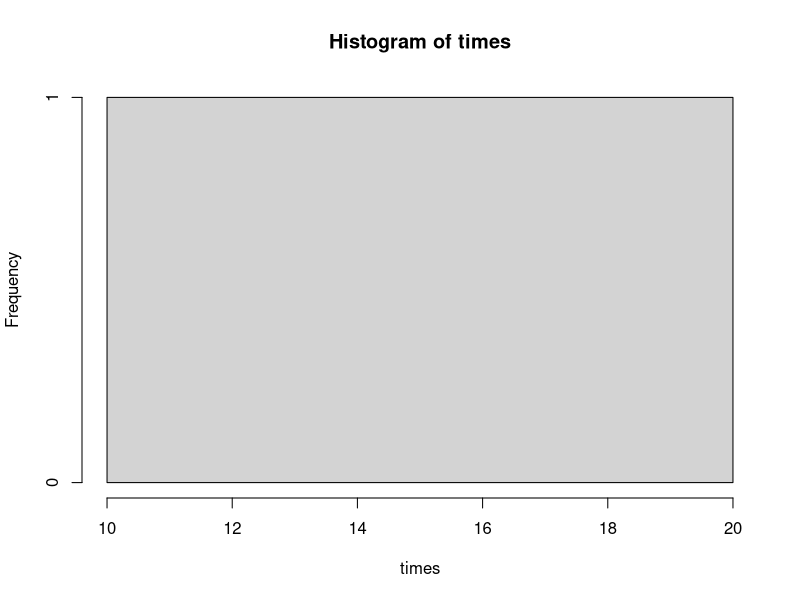
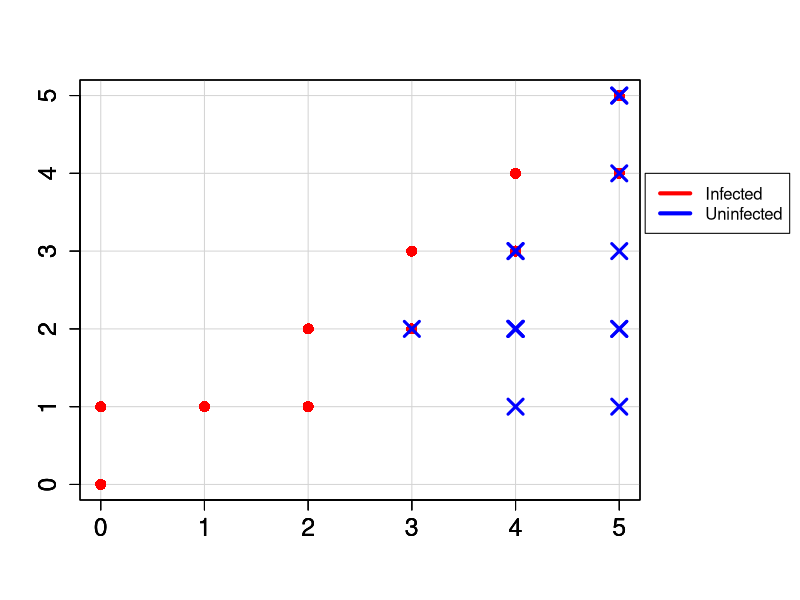
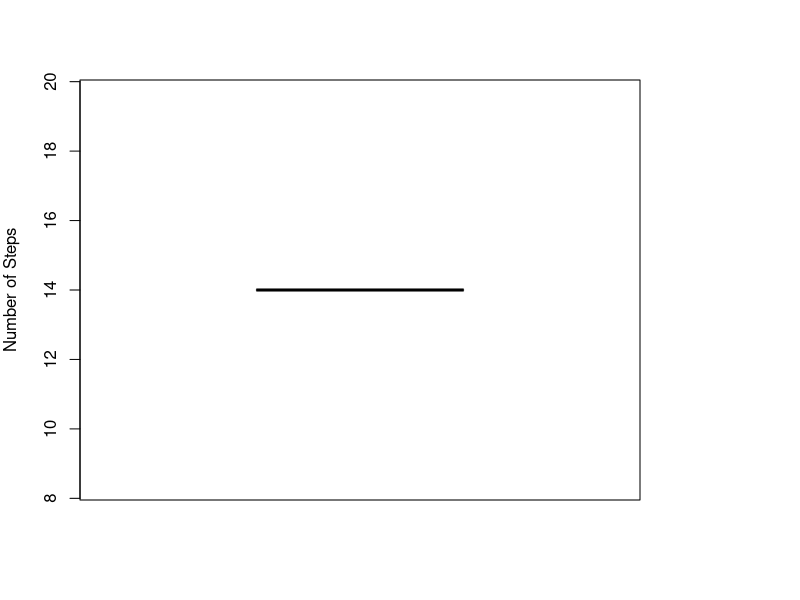
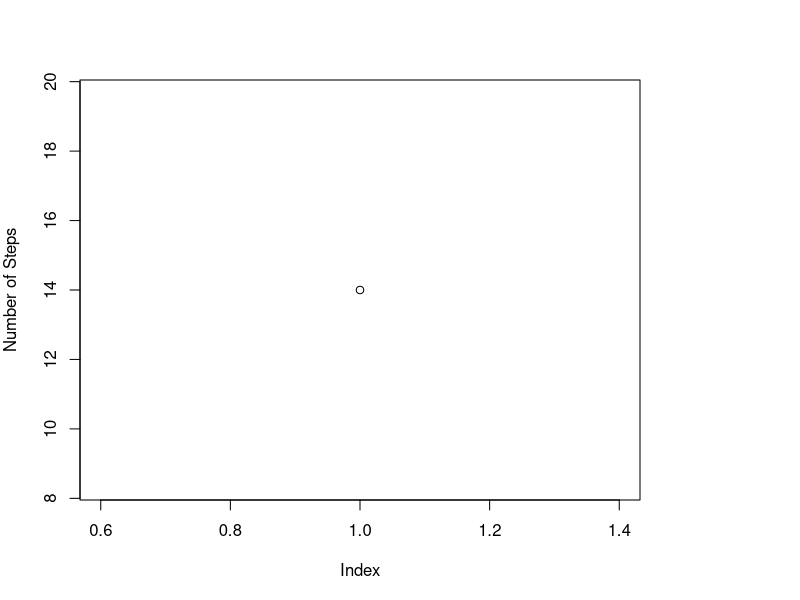

Write the R code that produced these figures, in order. (Note: this script raises an error after producing the figures.)
#rm(list=ls())
#rm(list=ls()[! ls() %in% c("timesA", "timesB", "timesC", "timesD","times22","times25")])

###################### set up ##############################
# function to check which directions are possible i.e. if on the boundary or not
direction_check = function(x,y) {
  directions=c("North","South","East","West","Remain")
  if (y==a) {
    directions=directions[directions !="North"]
  }
  if (y==0) {
    directions=directions[directions !="South"]
  }
  if (x==a) {
    directions=directions[directions !="East"]
  }
  if (x==0) {
    directions=directions[directions !="West"]
  }
  return(directions)
}

# currently assuming all directions have equal probabilities
one_step = function(x,y){
  directions=direction_check(x,y)
  h=directions[sample(1:length(directions),1)]
  if (h == "North") {y=y+1}
  else if (h == "South") {y=y-1}
  else if (h == "East") {x=x+1}
  else if (h == "West") {x=x-1}
  return(c(x,y))
}

###################### multiple experiments ################################
par(mfrow=c(1,2))
a=5 # grid size
n=0.2 # prob north
s=0.2 # prob south
e=0.2 # prob east
w=0.2 # prob west
r=0.2 # prob remain
N=1000 # max number of steps
S=1 # number of experiments

times=vector()
for (i in 1:S){
  # set up infected animal walk
  xcoords=c(0)
  ycoords=c(0)
  x=0
  y=0
  locations_infected=matrix(0,nrow=a+1,ncol=a+1)
  locations_infected[a+1,1]=1
  
  # set up uninfected animal walk
  xucoords=c(a)
  yucoords=c(a)
  xu=a
  yu=a
  locations_uninfected=matrix(0,nrow=a+1,ncol=a+1)
  locations_uninfected[1,a+1]=1
  
  # map n steps
  count=0
  
  repeat {
    s=one_step(x,y)
    x=s[1]
    y=s[2]
    xcoords = append(xcoords,x)
    ycoords = append(ycoords,y)
    walk_infected=data.frame(xcoords,ycoords)
    locations_infected[a+1-y,x+1]=locations_infected[a+1-y,x+1]+1
    
    su=one_step(xu,yu)
    xu=su[1]
    yu=su[2]
    xucoords = append(xucoords,xu)
    yucoords = append(yucoords,yu)
    walk_uninfected=data.frame(xucoords,yucoords)
    locations_uninfected[a+1-yu,xu+1]=locations_uninfected[a+1-yu,xu+1]+1
    
    count=count+1
    
    # check if the new location of the uninfected animal is a previous location of the infected animal
    checkinf=locations_infected[a+1-yu,xu+1]
    if(checkinf != 0 ){break}
    
    if (count >=N) {break}
  }
  times=append(times,count)
}

#times25=times

par(mfrow=c(1,1))
hist(times,breaks=5)
# plot one pair of walks
par(mar = c(5, 4, 4, 8))
plot(xcoords,ycoords,xlim = c(0,a),ylim=c(0,a),cex.axis=1.5,col="red",pch=16,cex=1.5,lwd=3,xlab="",ylab="")
for (i in 0:a) {
  abline(h=i,col="lightgray")
  abline(v=i,col="lightgray")
}
par(new=T)
plot(xcoords,ycoords,xlim = c(0,a),ylim=c(0,a),cex.axis=1.5,col="red",pch=16,cex=1.5,lwd=3,xlab="",ylab="")
par(new=T)
# visualise uninfected walk
plot(xucoords,yucoords,xlim = c(0,a),ylim=c(0,a),cex.axis=1.5,col="blue",cex=2,pch=4,lwd=3,xlab="",ylab="")
legend(x=5.25,y=4,xpd=TRUE,c("Infected","Uninfected"),lwd=4,horiz=FALSE, col=c("red","blue"))

#############################################################################
locations_infected
locations_uninfected
count
# walk_infected
# walk_uninfected

################### summary statistics
range(times)
mean(times)
var(times)
sd(times)
match(N,times) # finds any censored times

boxplot(times, ylab="Number of Steps")

plot(times, ylab="Number of Steps")

par(mfrow=c(1,1))

boxplot(timesA, timesB, timesC, timesD, ylab="Number of Steps", names=c("A","B","C","D"))

rm(list=ls()[! ls() %in% c("timesA", "timesB", "timesC", "timesD","times")])


